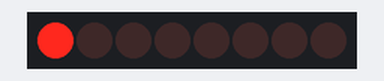
Simulated run of this sketch. Board: Arduino Uno, built with avr-gcc and run on an emulated ATmega328P. On the bench: 8 shift-register outputs drawn as a row of LEDs (first output left, lit = HIGH). Wiring (inferred from the names in the program): shift register (74HC595): data pin 6; shift clock pin 7; latch pin 8; MR pin 5. Wiring (inferred from the signals the program sends): row of LEDs: on Q0, Q1, Q2, Q3, Q4, Q5, Q6, Q7.

Above: at 0.1 s.
At 0.6 s:
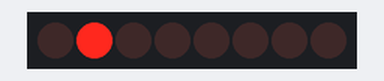
At 1.6 s:
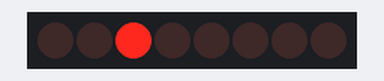
At 2.6 s:
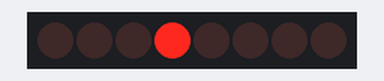
At 3.6 s:
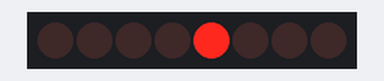
At 6.6 s:
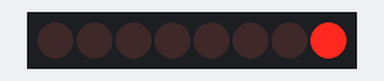
Timing chart, 0 to 9.0 s (numbered marks = the images above):
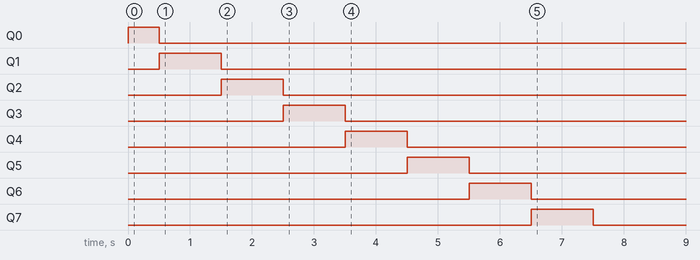

Measured:
- by itself, Q0: LOW → HIGH at 0.00 s, → LOW 0.50 s later
- by itself, Q1: LOW → HIGH at 0.50 s, → LOW 1.0 s later
- by itself, Q2: LOW → HIGH at 1.5 s, → LOW 1.0 s later
- by itself, Q3: LOW → HIGH at 2.5 s, → LOW 1.0 s later
- by itself, Q4: LOW → HIGH at 3.5 s, → LOW 1.0 s later
- by itself, Q5: LOW → HIGH at 4.5 s, → LOW 1.0 s later
- by itself, Q6: LOW → HIGH at 5.5 s, → LOW 1.0 s later
- by itself, Q7: LOW → HIGH at 6.5 s, → LOW 1.0 s later

The sketch:

ExpandOutputs3.ino
```cpp
int clearPin = 5; //Arduino pin 5 connected to Pin 10, SRCLR(Clear/Reset) of 74HC595
int serialData = 6;  //Arduino pin 6 connected to Pin 14, SER(serial input) of 74HC595
int shiftClock = 7;  //Arduino pin 7 connected to Pin 11, SRCLK(shift clock) of 74HC595
int latchClock = 8;  //Arduino pin 8 connected to Pin 12, RCLK(storage/latch clock) of 74HC595 ]

int leds = 1;

void setup() {   //runs once at startup
   //set pins to output so you can control the shift register
  pinMode(clearPin, OUTPUT);
  pinMode(shiftClock, OUTPUT);
  pinMode(latchClock, OUTPUT);
  pinMode(serialData, OUTPUT);


  digitalWrite(clearPin, LOW); //Pin is active-low, this clears the shift register
  digitalWrite(clearPin, HIGH); //Clear pin is inactive
}


void loop() {
  updateShiftRegister();
  leds = leds << 1;
  delay(250);
  updateShiftRegister();
  delay(250);
}

void updateShiftRegister() {
   digitalWrite(latchClock, LOW);
          // take the latchClock low so
          // the LEDs don't change while you're sending in bits:


   shiftOut(serialData, shiftClock, MSBFIRST, leds);      // shift out the bits
   digitalWrite(latchClock, HIGH);     //take the latch pin high so the LEDs will light up
   delay(250);     // pause before next value
}
```
